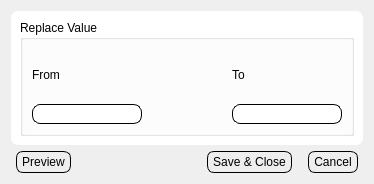
<?xml version="1.0" encoding="UTF-8"?>
<ui version="4.0">
 <class>Dialog</class>
 <widget class="QDialog" name="Dialog">
  <property name="geometry">
   <rect>
    <x>0</x>
    <y>0</y>
    <width>374</width>
    <height>184</height>
   </rect>
  </property>
  <property name="windowTitle">
   <string>Dialog</string>
  </property>
  <property name="styleSheet">
   <string notr="true">.QLabel{
	background: None;
	padding: 0px;
	margin: 0px;
}
.QComboBox {
    border: 1px solid gray;
    border-radius: 7px;
    padding: 2px;
	padding-left: 15px;
	background: #EEEEEE;
}
.QFrame, .QWidget{
	border-radius: 7;
	background: white;
}	



.QLineEdit{
	padding: 1px;
	border-style: solid;
	border: 1px solid black;
	border-radius: 8px;
	margin: 0px;
}

.QPushButton {
	color: black;
	background: #EEEEEE;
	border-width: 1px;
	border-color: black;
	border-style: solid;
	border-radius: 7;
	margin-top: 0px;
	margin-left: 5px;
	margin-right:5px;	
	padding-left: 5px;
	padding-right: 5px;
	padding-top: 3px;
	padding-bottom: 3px;
}


</string>
  </property>
  <layout class="QHBoxLayout" name="horizontalLayout_5">
   <item>
    <layout class="QVBoxLayout" name="verticalLayout_4">
     <item>
      <widget class="QFrame" name="frame">
       <property name="frameShape">
        <enum>QFrame::StyledPanel</enum>
       </property>
       <property name="frameShadow">
        <enum>QFrame::Raised</enum>
       </property>
       <layout class="QHBoxLayout" name="horizontalLayout_4">
        <item>
         <widget class="QGroupBox" name="groupBox">
          <property name="title">
           <string>Replace Value</string>
          </property>
          <layout class="QVBoxLayout" name="verticalLayout_3">
           <item>
            <layout class="QHBoxLayout" name="horizontalLayout">
             <item>
              <layout class="QVBoxLayout" name="verticalLayout">
               <property name="spacing">
                <number>3</number>
               </property>
               <item>
                <widget class="QLabel" name="label">
                 <property name="text">
                  <string>From</string>
                 </property>
                </widget>
               </item>
               <item>
                <widget class="QLineEdit" name="lnedFrom"/>
               </item>
              </layout>
             </item>
             <item>
              <spacer name="horizontalSpacer">
               <property name="orientation">
                <enum>Qt::Horizontal</enum>
               </property>
               <property name="sizeHint" stdset="0">
                <size>
                 <width>40</width>
                 <height>20</height>
                </size>
               </property>
              </spacer>
             </item>
             <item>
              <layout class="QVBoxLayout" name="verticalLayout_2">
               <property name="spacing">
                <number>3</number>
               </property>
               <item>
                <widget class="QLabel" name="label_2">
                 <property name="text">
                  <string>To</string>
                 </property>
                </widget>
               </item>
               <item>
                <widget class="QLineEdit" name="lnedTo"/>
               </item>
              </layout>
             </item>
            </layout>
           </item>
          </layout>
         </widget>
        </item>
       </layout>
      </widget>
     </item>
     <item>
      <layout class="QHBoxLayout" name="horizontalLayout_3">
       <item>
        <widget class="QPushButton" name="btnPreview">
         <property name="focusPolicy">
          <enum>Qt::ClickFocus</enum>
         </property>
         <property name="text">
          <string>Preview</string>
         </property>
        </widget>
       </item>
       <item>
        <layout class="QHBoxLayout" name="horizontalLayout_2">
         <item>
          <spacer name="horizontalSpacer_6">
           <property name="orientation">
            <enum>Qt::Horizontal</enum>
           </property>
           <property name="sizeHint" stdset="0">
            <size>
             <width>40</width>
             <height>20</height>
            </size>
           </property>
          </spacer>
         </item>
         <item>
          <widget class="QPushButton" name="btnSaveClose">
           <property name="focusPolicy">
            <enum>Qt::ClickFocus</enum>
           </property>
           <property name="text">
            <string>Save &amp;&amp; Close</string>
           </property>
          </widget>
         </item>
         <item>
          <widget class="QPushButton" name="btnCancel">
           <property name="focusPolicy">
            <enum>Qt::ClickFocus</enum>
           </property>
           <property name="text">
            <string>Cancel</string>
           </property>
          </widget>
         </item>
        </layout>
       </item>
      </layout>
     </item>
    </layout>
   </item>
  </layout>
 </widget>
 <resources/>
 <connections/>
</ui>
